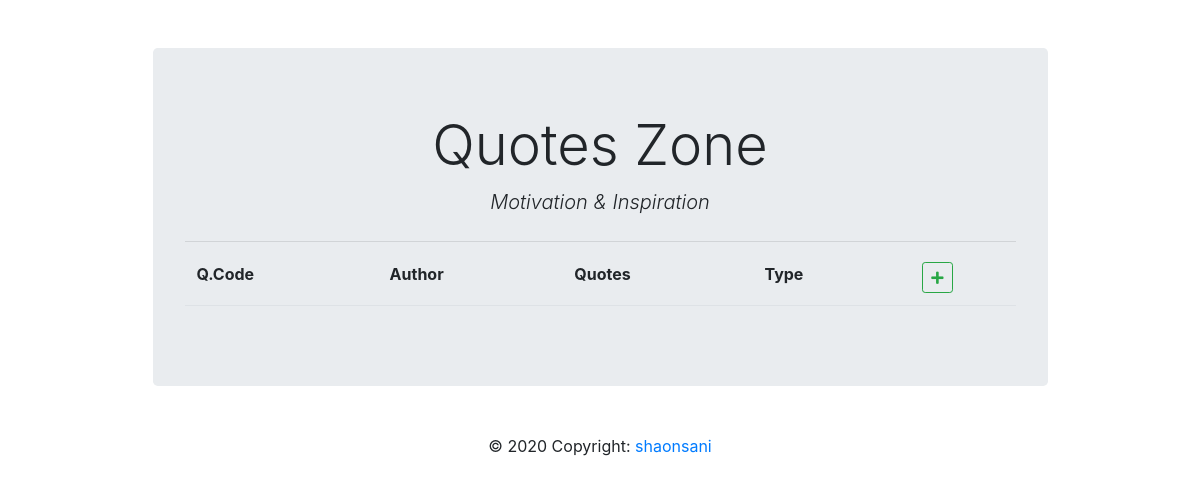
Before: / with the older database file.
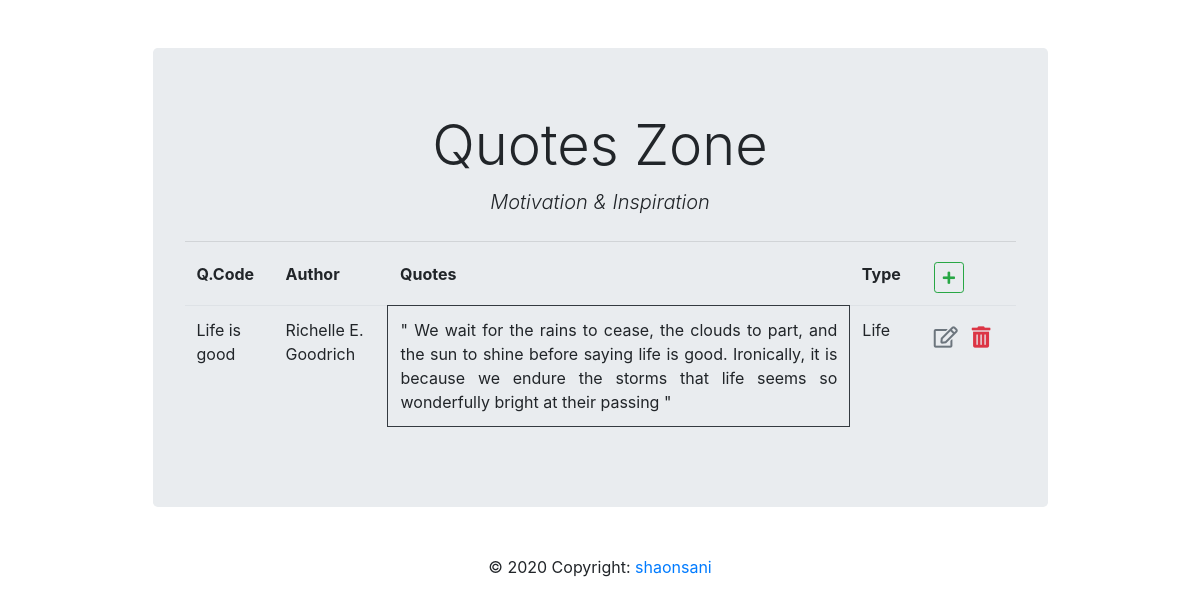
After: the same page with the newer database file.
### Quotes/models.py (models this page shows)
class Quotes(models.Model):
    q_code = models.CharField(max_length=50)
    author_name = models.CharField(max_length=50)
    quotes = models.CharField(max_length=1000)
    catagory = models.ForeignKey(Catagory, on_delete=models.CASCADE)

class Catagory(models.Model):
    catagory = models.CharField(max_length=100)
    def __str__(self):
        return self.catagory

### Quotes/views.py (the view)
# urls.py: path('',views.Quotes_list, name='list'),
def Quotes_list(req):
    context = {'quotes_list':Quotes.objects.all()}
    return render(req,'Quotes/quotes_list.html',context)

### Quotes/templates/Quotes/quotes_list.html (shortened to what this page needs)
{% extends 'Quotes/base.html' %}
{% block content %}
<table class="table table-borderless">
  <thead class="border-bottom font-weight-bold">
    <tr>
      <td> Q.Code</td>
      <td>Author </td>
      <td>Quotes</td>
      <td>Type</td>
      <td class="row">
      <a href="{% url 'APP:index' %}" class=" btn btn-outline-success btn-sm ml-4"> <i class="fas fa-plus"></i></a>
      </td>
    </tr>
  </thead>
  <tbody>
    {% for quote in quotes_list %}
     <tr>
       <td> {{quote.q_code}} </td>
       <td> {{quote.author_name}} </td>
       <td class="text-justify border border-dark"> " {{quote.quotes}} " </td>
        <td> {{quote.catagory}} </td>
        <td class="d-flex ml-2">
          <a href="{% url 'APP:update' id=quote.id %}" class="btn text-secondary px-0" > <i class="far fa-edit fa-lg"></i> </a>
          <form action="{% url 'APP:delete' id=quote.id %}" method="post" class="d-inline">
            <button type="submit" name="button" class="btn">
               <i class="fas fa-trash-alt fa-lg text-danger" ></i>
            </button>
          </form>
        </td>
     </tr>
    {% endfor %}
  </tbody>
</table>
{% endblock content %}

### Quotes/templates/Quotes/base.html (shortened to what this page needs)
<!DOCTYPE html>
<html lang="en" dir="ltr">
  <head>
    <link rel="stylesheet" href="https://stackpath.bootstrapcdn.com/bootstrap/4.4.1/css/bootstrap.min.css">
    <link rel="stylesheet" href="https://cdnjs.cloudflare.com/ajax/libs/font-awesome/5.13.0/css/all.min.css">
  </head>
  <body>
    <div class="container">
      <div class="col-md-10 offset-md-1 mt-5">
        <div class="jumbotron">
            <div class="d-flex justify-content-center">
              <h1 class="display-4">Quotes Zone</h1>
            </div>
            <div class="d-flex justify-content-center">
              <p class="lead font-italic">Motivation & Inspiration</p>
            </div>
            <hr class="my-2">
            {% block content %}
            {% endblock content %}
        </div>
      </div>
    </div>
    <div class="footer-copyright text-center py-3">© 2020 Copyright:
      <a href="https://github.com/shaonsani"> shaonsani</a>
    </div>
  </body>
</html>

Changed rows visible on the page:
added Quotes: q_code "Life is good", author_name "Richelle E. Goodrich", quotes "We wait for the rains to cease, the clouds to part, and the sun to shine before saying life is good. Ironically, it is because we endure the storms that life seems so wonderfully bright at their passing", catagory "Life"
